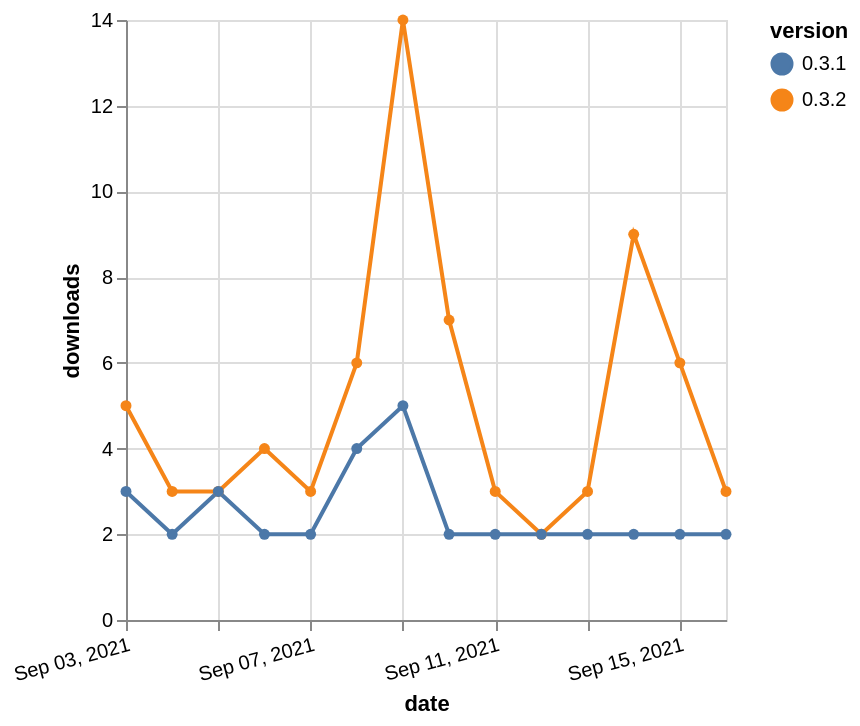

Vega-Lite specification stored for this chart:
### Vega-Lite specification from a JSON file in a GitHub repository (floating-point values rounded to 4 significant figures)
{"$schema": "https://vega.github.io/schema/vega-lite/v5.json", "description": "A simple bar chart with embedded data.", "data": {"values": [{"date": "2021-09-03", "total": 42502, "delta": 5, "version": "0.3.2"}, {"date": "2021-09-04", "total": 42505, "delta": 3, "version": "0.3.2"}, {"date": "2021-09-05", "total": 42508, "delta": 3, "version": "0.3.2"}, {"date": "2021-09-06", "total": 42512, "delta": 4, "version": "0.3.2"}, {"date": "2021-09-07", "total": 42515, "delta": 3, "version": "0.3.2"}, {"date": "2021-09-08", "total": 42521, "delta": 6, "version": "0.3.2"}, {"date": "2021-09-09", "total": 42535, "delta": 14, "version": "0.3.2"}, {"date": "2021-09-10", "total": 42542, "delta": 7, "version": "0.3.2"}, {"date": "2021-09-11", "total": 42545, "delta": 3, "version": "0.3.2"}, {"date": "2021-09-12", "total": 42547, "delta": 2, "version": "0.3.2"}, {"date": "2021-09-13", "total": 42550, "delta": 3, "version": "0.3.2"}, {"date": "2021-09-14", "total": 42559, "delta": 9, "version": "0.3.2"}, {"date": "2021-09-15", "total": 42565, "delta": 6, "version": "0.3.2"}, {"date": "2021-09-16", "total": 42568, "delta": 3, "version": "0.3.2"}, {"date": "2021-09-03", "total": 2948, "delta": 3, "version": "0.3.1"}, {"date": "2021-09-04", "total": 2950, "delta": 2, "version": "0.3.1"}, {"date": "2021-09-05", "total": 2953, "delta": 3, "version": "0.3.1"}, {"date": "2021-09-06", "total": 2955, "delta": 2, "version": "0.3.1"}, {"date": "2021-09-07", "total": 2957, "delta": 2, "version": "0.3.1"}, {"date": "2021-09-08", "total": 2961, "delta": 4, "version": "0.3.1"}, {"date": "2021-09-09", "total": 2966, "delta": 5, "version": "0.3.1"}, {"date": "2021-09-10", "total": 2968, "delta": 2, "version": "0.3.1"}, {"date": "2021-09-11", "total": 2970, "delta": 2, "version": "0.3.1"}, {"date": "2021-09-12", "total": 2972, "delta": 2, "version": "0.3.1"}, {"date": "2021-09-13", "total": 2974, "delta": 2, "version": "0.3.1"}, {"date": "2021-09-14", "total": 2976, "delta": 2, "version": "0.3.1"}, {"date": "2021-09-15", "total": 2978, "delta": 2, "version": "0.3.1"}, {"date": "2021-09-16", "total": 2980, "delta": 2, "version": "0.3.1"}]}, "width": "container", "mark": {"type": "line", "point": {"filled": true}}, "encoding": {"x": {"field": "date", "type": "temporal", "timeUnit": "yearmonthdate", "title": "date", "axis": {"labelAngle": -15}}, "y": {"field": "delta", "type": "quantitative", "title": "downloads"}, "color": {"field": "version", "type": "nominal"}, "tooltip": {"field": "delta"}}}
